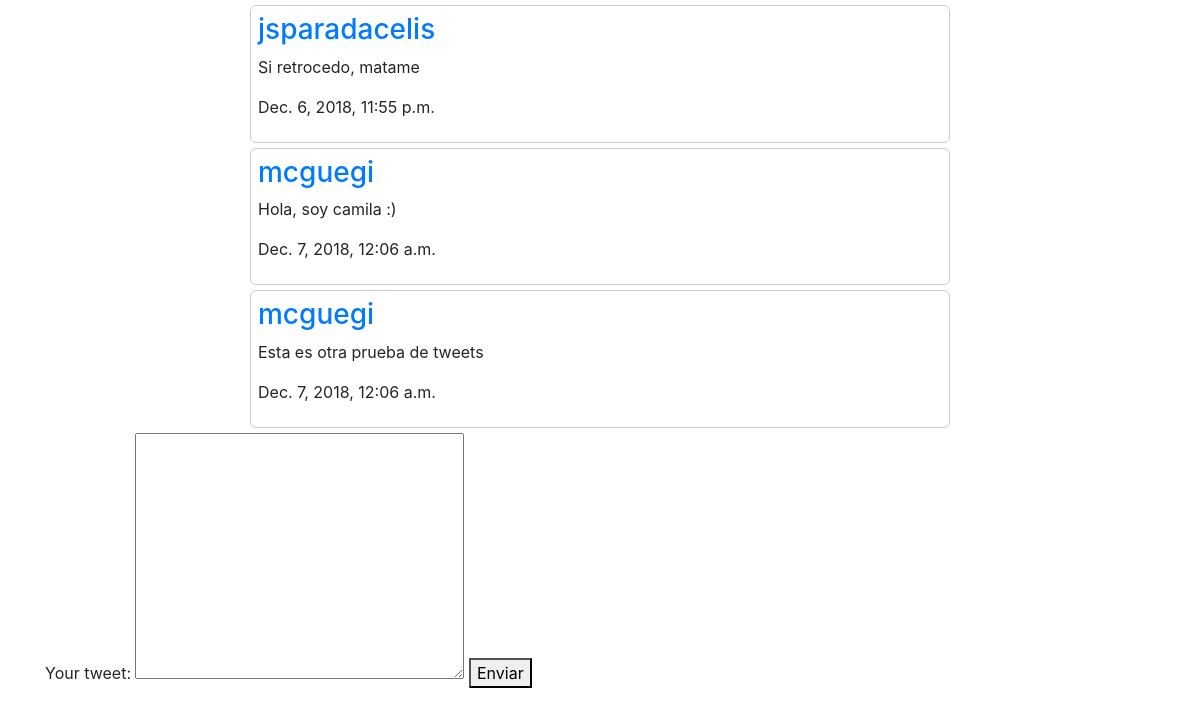
Before: /feed/list_tweets/ with the older database file.
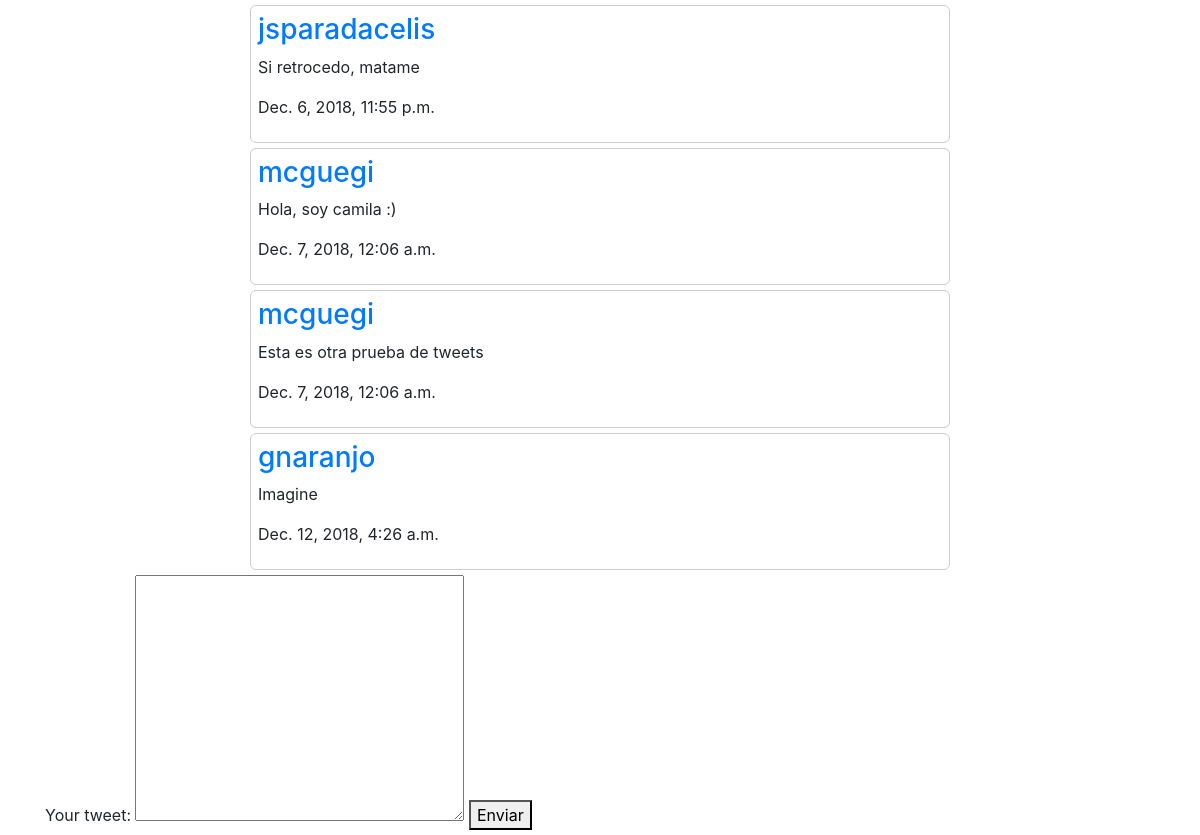
After: the same page with the newer database file.
### feed/models.py (models this page shows, shortened)
class Tweet(models.Model):
    perfil = models.ForeignKey("users.Perfil", on_delete=models.CASCADE)
    texto = models.CharField(max_length=140)
    f_escrito = models.DateTimeField(auto_now=True)

### users/models.py (models this page shows)
class Perfil(models.Model):
    user = models.OneToOneField(User, on_delete=models.CASCADE)
    foto_perfil = models.ImageField(
        upload_to="media/perfil",
        default = 'media/None/no-img.jpg'
    )
    foto_encabezado = models.ImageField(
        upload_to="media/encabezado",
        null=True
    )
    bio = models.CharField(max_length=300)
    f_nacimiento = models.DateField(auto_now=False, auto_now_add=False)
    f_creacion = models.DateTimeField(auto_now=True, auto_now_add=False)

### feed/views.py (the view)
# urls.py: path("list_tweets/", list_tweets.as_view(), name="list_tweets")
class list_tweets(ListView):
    template_name = "posts/feed.html"
    model = Tweet
    context_object_name = "list_tweets"

### templates/posts/feed.html (shortened to what this page needs)
{% extends "base.html" %}
{% block content %}
<div class="row">
    <div class="container">
        <div class="col-lg-8 offset-2">
            {% for tweet in list_tweets %}
            <div class="tweet-container">
                <a href="{% url 'profile' tweet.perfil.id %}">
                    <h3>{{tweet.perfil.user.username}}</h3>
                </a>
                <p>{{tweet.texto}}</p>
                <p>{{tweet.f_escrito}}</p>
            </div>
            {% endfor %}
        </div>
        <form action="{% url 'send_tweet' %}" method="POST">
            <label for="content">Your tweet: </label>
            <textarea name="content" id="" cols="30" rows="10"></textarea>
            <button type="submit">Enviar</button>
        </form>
    </div>
</div>
{% endblock content %}

Changed rows visible on the page:
added Tweet: perfil.user.username "gnaranjo", texto "Imagine", f_escrito "Dec. 12, 2018, 4:26 a.m."
